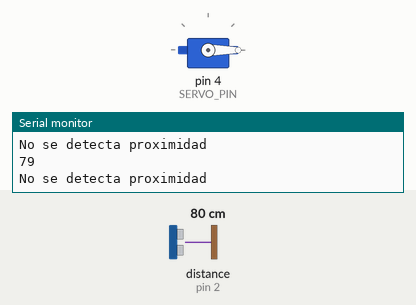
This sketch was run on a simulated Arduino Uno, built with avr-gcc and run on an emulated ATmega328P. On the bench: servo, the last lines printed to the serial monitor. Wiring (inferred from the names in the program): ultrasonic range finder: trigger pin 3; echo pin 2. The inputs (shaded band) are chosen by the test bench; at power-on: distance to the obstacle (sensor on pin 2) 80 cm. The echo pulse lasts 58.3 µs per cm.

Above: at 1.2 s.
1.3 s: distance to the obstacle (sensor on pin 2) set to 46 cm
2.8 s: distance to the obstacle (sensor on pin 2) set to 39 cm
At 4.2 s:
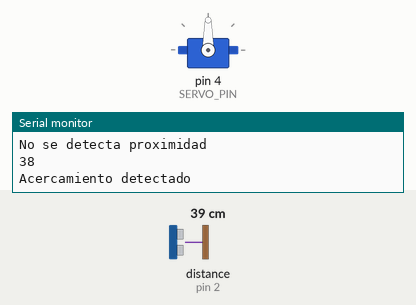
Timing chart, 0 to 5.8 s (numbered marks = the images above; inputs shaded):
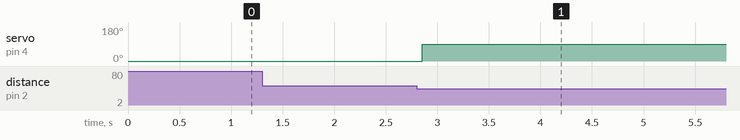

The sketch:

sensor_proximidad_servo.ino
```cpp
#include <Servo.h>

int trigPin = 3;
int echoPin = 2;
int distance = 400;
int duration = 400000;
int SERVO_PIN = 4;

Servo ser;

int angle = 0;  // angulo

void setup() {
  Serial.begin(9600);         // se inicializa
  ser.attach(SERVO_PIN);     // vinculamos el pin 4 con servo
  pinMode(trigPin, OUTPUT);
  pinMode(echoPin, INPUT);
  ser.write(angle); //angulo en el que se abre el servo
}

void loop() {
  digitalWrite(trigPin, HIGH);
    delay(1);
    digitalWrite(trigPin, LOW);

  duration = pulseIn(echoPin, HIGH);
  distance = duration/58.2;
  Serial.println(distance);

  if(distance > 40){
    Serial.println("No se detecta proximidad");
    ser.write(0); //no se abre
  }

  else if (distance > 5){
    Serial.println("Acercamiento detectado");
    ser.write(90); //se abre en angulo recto
    delay(5000);
  }
  delay(100);
}
```

Measured:
- the behaviour switches between 42 and 41 cm on distance to the obstacle (sensor on pin 2) (found by bisection; images 0 and 1)
- after the input at 2.8 s, servo on pin 4 (SERVO_PIN): 0° → 90° after 0.05 s
